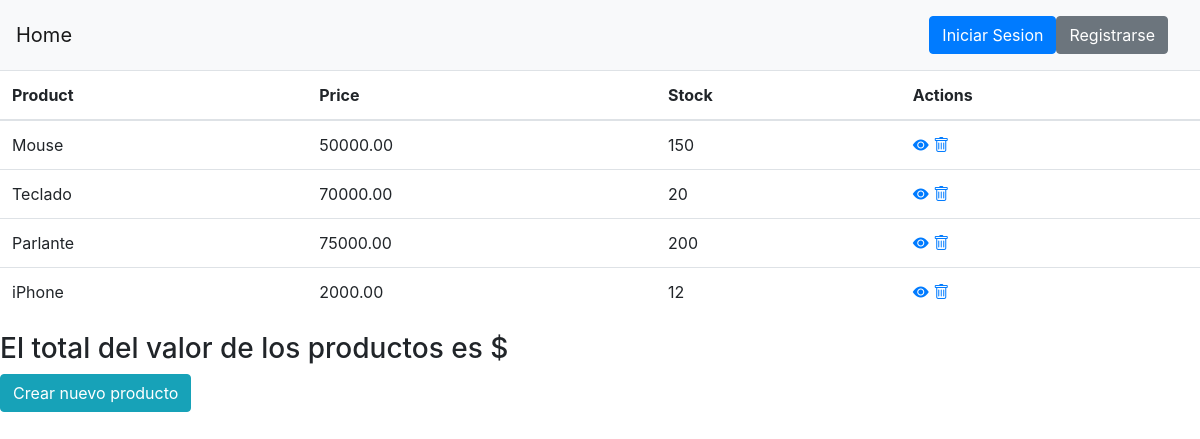
/products/product_list/, run on the app's committed database.
### products/models.py (models this page shows, shortened)
class Product(models.Model):
    name = models.CharField(max_length=255)
    price = models.DecimalField(max_digits=10, decimal_places=2)
    stock = models.IntegerField()

### products/views.py (the view)
class ProductList(ListView):
    model = Product # Product.objects.all()
    template_name = 'products/list.html'
    context_object_name = 'products'

### itec2025/context_processors.py (called while the page is built)
def get_time_data(request):
    return {
        'current_year': date.today().year,
        'current_date': date.today()
    }

### products/templates/products/list.html (shortened to what this page needs)
{% extends 'base.html' %}
{% block content %}
<table class="table">
  <thead>
    <tr>
      <th>Product</th>
      <th>Price</th>
      <th>Stock</th>
      <th>Actions</th>
    </tr>
  </thead>
  <tbody>
      {% for product in products %}
        <tr>
          <td scope="row">{{ product.name }}</td>
          <td>{{ product.price }}</td>
          <td>{{ product.stock }}</td>
          <td>
            <a href="{% url 'product_detail' product.id %}"><i class="bi bi-eye-fill"></i></a>
            <a href="{% url 'product_delete' product.id %}"><i class="bi bi-trash"></i></a>
          </td>
        </tr>
      {% endfor %}
    </tbody>
  </table>
  <h3>El total del valor de los productos es ${{total_price}}</h3>
  <div class="row">
    <div class="col">
      <a href="{% url 'product_create' %}" class="btn btn-info">Crear nuevo producto</a>
    </div>
  </div>
{% endblock %}

### data on the page
Product: name "Mouse", price "50000.00", stock "150"
Product: name "Teclado", price "70000.00", stock "20"
Product: name "Parlante", price "75000.00", stock "200"
Product: name "iPhone", price "2000.00", stock "12"
